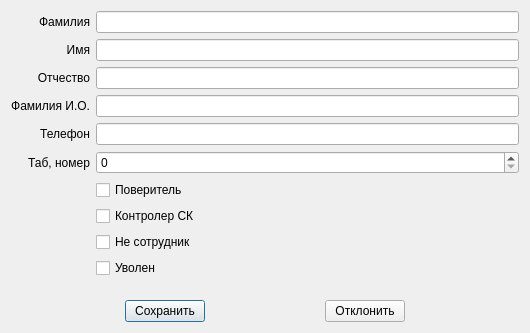
<?xml version="1.0" encoding="UTF-8"?>
<ui version="4.0">
 <class>Dialog</class>
 <widget class="QDialog" name="Dialog">
  <property name="geometry">
   <rect>
    <x>0</x>
    <y>0</y>
    <width>530</width>
    <height>333</height>
   </rect>
  </property>
  <property name="windowTitle">
   <string/>
  </property>
  <layout class="QVBoxLayout" name="verticalLayout">
   <item>
    <layout class="QGridLayout" name="gridLayout_2">
     <item row="0" column="0">
      <widget class="QLabel" name="label_6">
       <property name="text">
        <string>Фамилия</string>
       </property>
       <property name="alignment">
        <set>Qt::AlignRight|Qt::AlignTrailing|Qt::AlignVCenter</set>
       </property>
      </widget>
     </item>
     <item row="3" column="1">
      <widget class="QLineEdit" name="lineEdit_4"/>
     </item>
     <item row="8" column="1">
      <widget class="QCheckBox" name="checkBox_2">
       <property name="text">
        <string>Не сотрудник</string>
       </property>
      </widget>
     </item>
     <item row="0" column="1">
      <widget class="QLineEdit" name="lineEdit">
       <property name="maxLength">
        <number>150</number>
       </property>
       <property name="readOnly">
        <bool>false</bool>
       </property>
      </widget>
     </item>
     <item row="4" column="0">
      <widget class="QLabel" name="label_7">
       <property name="text">
        <string>Телефон</string>
       </property>
       <property name="alignment">
        <set>Qt::AlignRight|Qt::AlignTrailing|Qt::AlignVCenter</set>
       </property>
      </widget>
     </item>
     <item row="5" column="1">
      <widget class="QSpinBox" name="spinBox">
       <property name="maximum">
        <number>999999999</number>
       </property>
      </widget>
     </item>
     <item row="4" column="1">
      <widget class="QLineEdit" name="lineEdit_5"/>
     </item>
     <item row="6" column="1">
      <widget class="QCheckBox" name="checkBox">
       <property name="text">
        <string>Поверитель</string>
       </property>
      </widget>
     </item>
     <item row="9" column="1">
      <widget class="QCheckBox" name="checkBox_3">
       <property name="text">
        <string>Уволен</string>
       </property>
      </widget>
     </item>
     <item row="2" column="1">
      <widget class="QLineEdit" name="lineEdit_3">
       <property name="maxLength">
        <number>20</number>
       </property>
      </widget>
     </item>
     <item row="3" column="0">
      <widget class="QLabel" name="label_4">
       <property name="text">
        <string>Фамилия И.О.</string>
       </property>
       <property name="alignment">
        <set>Qt::AlignRight|Qt::AlignTrailing|Qt::AlignVCenter</set>
       </property>
      </widget>
     </item>
     <item row="5" column="0">
      <widget class="QLabel" name="label_5">
       <property name="text">
        <string>Таб, номер</string>
       </property>
       <property name="alignment">
        <set>Qt::AlignRight|Qt::AlignTrailing|Qt::AlignVCenter</set>
       </property>
      </widget>
     </item>
     <item row="2" column="0">
      <widget class="QLabel" name="label_3">
       <property name="text">
        <string>Отчество</string>
       </property>
       <property name="alignment">
        <set>Qt::AlignRight|Qt::AlignTrailing|Qt::AlignVCenter</set>
       </property>
      </widget>
     </item>
     <item row="1" column="0">
      <widget class="QLabel" name="label_2">
       <property name="text">
        <string>Имя</string>
       </property>
       <property name="alignment">
        <set>Qt::AlignRight|Qt::AlignTrailing|Qt::AlignVCenter</set>
       </property>
      </widget>
     </item>
     <item row="1" column="1">
      <widget class="QLineEdit" name="lineEdit_2">
       <property name="maxLength">
        <number>20</number>
       </property>
      </widget>
     </item>
     <item row="7" column="1">
      <widget class="QCheckBox" name="checkBox_4">
       <property name="text">
        <string>Контролер СК</string>
       </property>
      </widget>
     </item>
    </layout>
   </item>
   <item>
    <spacer name="verticalSpacer">
     <property name="orientation">
      <enum>Qt::Vertical</enum>
     </property>
     <property name="sizeHint" stdset="0">
      <size>
       <width>20</width>
       <height>40</height>
      </size>
     </property>
    </spacer>
   </item>
   <item>
    <layout class="QHBoxLayout" name="horizontalLayout">
     <item>
      <widget class="QPushButton" name="pushButton">
       <property name="sizePolicy">
        <sizepolicy hsizetype="Fixed" vsizetype="Fixed">
         <horstretch>0</horstretch>
         <verstretch>0</verstretch>
        </sizepolicy>
       </property>
       <property name="text">
        <string>Сохранить</string>
       </property>
      </widget>
     </item>
     <item>
      <widget class="QPushButton" name="pushButton_2">
       <property name="sizePolicy">
        <sizepolicy hsizetype="Fixed" vsizetype="Fixed">
         <horstretch>0</horstretch>
         <verstretch>0</verstretch>
        </sizepolicy>
       </property>
       <property name="text">
        <string>Отклонить</string>
       </property>
      </widget>
     </item>
    </layout>
   </item>
  </layout>
 </widget>
 <resources/>
 <connections>
  <connection>
   <sender>pushButton_2</sender>
   <signal>clicked()</signal>
   <receiver>Dialog</receiver>
   <slot>close()</slot>
   <hints>
    <hint type="sourcelabel">
     <x>377</x>
     <y>391</y>
    </hint>
    <hint type="destinationlabel">
     <x>291</x>
     <y>252</y>
    </hint>
   </hints>
  </connection>
 </connections>
</ui>
